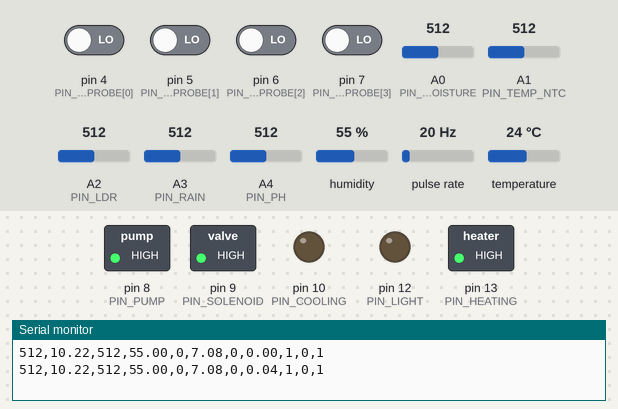
This sketch was run on a simulated Arduino Uno, built with avr-gcc and run on an emulated ATmega328P. Shown: switched loads named in the sketch (green lamp = pin HIGH), output pins drawn as LEDs (lit = HIGH), the last lines printed to the serial monitor. Wiring (inferred from the names in the program): pulse sensor: data pin 3. The inputs (shaded band) are chosen by the test bench; at power-on: pin 4 (PIN_WATER_PROBE[0]), pin 5 (PIN_WATER_PROBE[1]), pin 6 (PIN_WATER_PROBE[2]), pin 7 (PIN_WATER_PROBE[3]) LOW, humidity 55 %, A1 (PIN_TEMP_NTC) = 512, A2 (PIN_LDR) = 512, A0 (PIN_SOIL_MOISTURE) = 512, A3 (PIN_RAIN) = 512, A4 (PIN_PH) = 512, pulse rate 20 Hz, temperature 24 °C.

Above: at 1.2 s.
1.3 s: humidity set to 79 %
3.2 s: humidity set to 82 %
At 5.1 s:
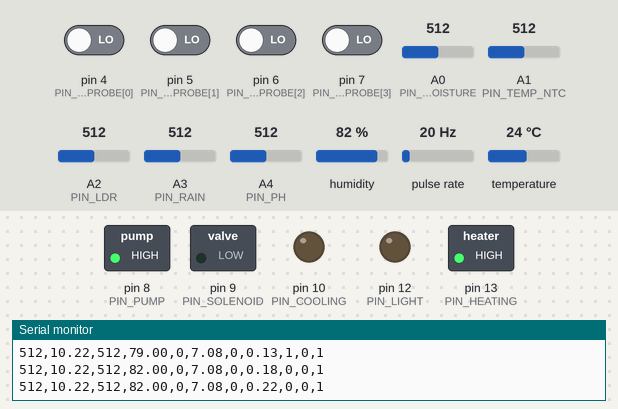
5.5 s: A1 (PIN_TEMP_NTC) set to 560
7.2 s: A1 (PIN_TEMP_NTC) set to 584
At 9.0 s:
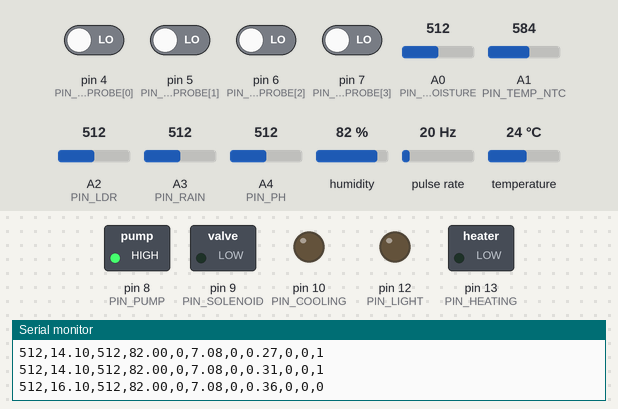
9.5 s: A2 (PIN_LDR) set to 310
11.2 s: A2 (PIN_LDR) set to 282
At 12.8 s:
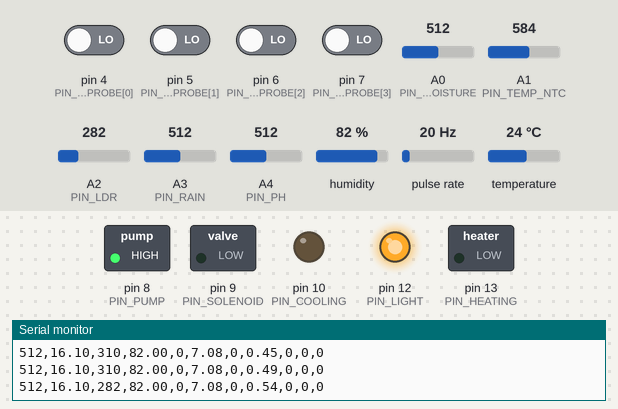
Timing chart, 0 to 14.3 s (numbered marks = the images above; inputs shaded):
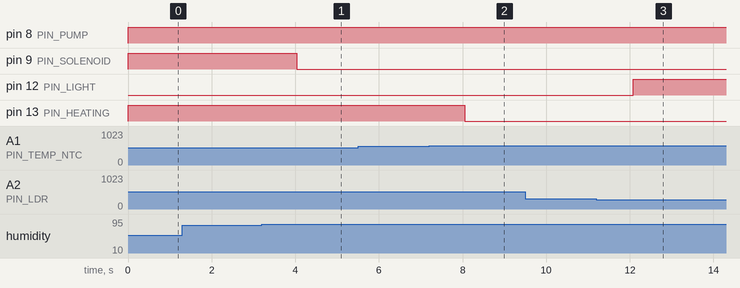

The sketch:

irrigation_controller.ino
```cpp
/*
  IoT Smart Irrigation System - Firmware
  ---------------------------------------
  Reads soil moisture, temperature, light, water level, humidity, rain,
  pH, and flow. Drives irrigation, cooling/heating, and lighting based
  on threshold logic. Sends readings over serial to a Raspberry Pi for
  logging and MQTT publishing.

  Hardware notes (see connection map):
  - LDR and NTC thermistor are read through voltage dividers (10k).
  - Flyback diodes are required across the solenoid and relay coils.
  - DHT22 needs a 10k pull-up on its data line.
  - Serial connection to Raspberry Pi goes over USB, not GPIO, to avoid
    the 5V/3.3V logic mismatch.
  - Heating and cooling use two separate relay channels (PIN_COOLING,
    PIN_HEATING), not one shared pin - the original design could not
    actually distinguish "too hot" from "too cold" on a single relay.
*/

#include <DHT.h>

// ---- Pin assignments ----
const int PIN_SOIL_MOISTURE = A0;
const int PIN_TEMP_NTC      = A1;
const int PIN_LDR           = A2;
const int PIN_RAIN          = A3;
const int PIN_PH            = A4;

const int PIN_DHT22         = 11;
const int PIN_FLOW          = 3;   // interrupt pin

const int PIN_WATER_PROBE[4] = {4, 5, 6, 7}; // empty -> full, 4 stages
const int PIN_PUMP           = 8;   // via motor driver
const int PIN_SOLENOID       = 9;   // via relay
const int PIN_COOLING        = 10;  // via relay (fan) - separate channel from heating
const int PIN_HEATING        = 13;  // via relay (heater) - separate channel from cooling
const int PIN_LIGHT          = 12;  // via relay

#define DHTTYPE DHT22
DHT dht(PIN_DHT22, DHTTYPE);

// ---- Thresholds (tune during testing) ----
const int SOIL_DRY_THRESHOLD   = 400;   // 0-1023, lower = wetter
const float TEMP_HIGH_C        = 30.0;
const float TEMP_LOW_C         = 15.0;
const int LIGHT_LOW_THRESHOLD  = 300;   // 0-1023, lower = darker
const int RAIN_DETECTED_VALUE  = 500;   // below this = rain present
const float HUMIDITY_HIGH_PCT  = 80.0;

// ---- Flow sensor pulse counting ----
volatile unsigned long flowPulses = 0;
void flowISR() { flowPulses++; }
const float FLOW_PULSES_PER_LITRE = 450.0; // datasheet-dependent, calibrate

unsigned long lastFlowCheck = 0;
float totalLitres = 0.0;

void setup() {
  Serial.begin(9600);
  dht.begin();

  for (int i = 0; i < 4; i++) pinMode(PIN_WATER_PROBE[i], INPUT);
  pinMode(PIN_PUMP, OUTPUT);
  pinMode(PIN_SOLENOID, OUTPUT);
  pinMode(PIN_COOLING, OUTPUT);
  pinMode(PIN_HEATING, OUTPUT);
  pinMode(PIN_LIGHT, OUTPUT);

  pinMode(PIN_FLOW, INPUT_PULLUP);
  attachInterrupt(digitalPinToInterrupt(PIN_FLOW), flowISR, FALLING);

  lastFlowCheck = millis();
}

void loop() {
  // ---- Read sensors ----
  int soilValue = analogRead(PIN_SOIL_MOISTURE);
  int tempRaw   = analogRead(PIN_TEMP_NTC);
  int lightRaw  = analogRead(PIN_LDR);
  int rainRaw   = analogRead(PIN_RAIN);
  int phRaw     = analogRead(PIN_PH);
  float humidity = dht.readHumidity();
  float tempC     = readTemperatureC(tempRaw);
  float phValue   = readPH(phRaw);

  bool rainDetected = rainRaw < RAIN_DETECTED_VALUE;
  int waterLevelStage = readWaterLevel();

  // ---- Irrigation logic ----
  // Rain overrides soil-moisture-triggered irrigation, even if soil reads dry.
  bool soilDry = soilValue > SOIL_DRY_THRESHOLD;
  bool humidityHigh = !isnan(humidity) && humidity > HUMIDITY_HIGH_PCT;

  bool shouldIrrigate = soilDry && !rainDetected && !humidityHigh;
  digitalWrite(PIN_SOLENOID, shouldIrrigate ? HIGH : LOW);

  // ---- Water tank pump logic ----
  // Stage 0 = empty, 3 = full (4-probe ladder from original 9-probe design,
  // simplified here; extend PIN_WATER_PROBE[] for finer resolution)
  digitalWrite(PIN_PUMP, waterLevelStage < 3 ? HIGH : LOW);

  // ---- Temperature logic ----
  // Two separate relay channels - only one is ever active at a time.
  // The original design shared one relay for both loads, which cannot
  // actually represent "too hot" and "too cold" as distinct states.
  bool tooHot  = tempC > TEMP_HIGH_C;
  bool tooCold = tempC < TEMP_LOW_C;

  digitalWrite(PIN_COOLING, tooHot ? HIGH : LOW);
  digitalWrite(PIN_HEATING, tooCold ? HIGH : LOW);

  // ---- Light logic ----
  digitalWrite(PIN_LIGHT, lightRaw < LIGHT_LOW_THRESHOLD ? HIGH : LOW);

  // ---- Flow tracking (once per second) ----
  if (millis() - lastFlowCheck >= 1000) {
    noInterrupts();
    unsigned long pulses = flowPulses;
    flowPulses = 0;
    interrupts();
    totalLitres += pulses / FLOW_PULSES_PER_LITRE;
    lastFlowCheck = millis();
  }

  // ---- Send readings to Raspberry Pi over serial (CSV line) ----
  Serial.print(soilValue);        Serial.print(",");
  Serial.print(tempC);            Serial.print(",");
  Serial.print(lightRaw);         Serial.print(",");
  Serial.print(humidity);         Serial.print(",");
  Serial.print(rainDetected);     Serial.print(",");
  Serial.print(phValue);          Serial.print(",");
  Serial.print(waterLevelStage);  Serial.print(",");
  Serial.print(totalLitres);      Serial.print(",");
  Serial.print(shouldIrrigate);   Serial.print(",");
  Serial.print(tooHot);           Serial.print(",");
  Serial.print(tooCold);
  Serial.println();

  delay(1000);
}

// Converts NTC voltage divider reading to Celsius using the beta-equation
// approximation. Matches the 5k NTC thermistor described in the original
// report (linear 10mV/°C formula does not apply to a resistive NTC device -
// that formula belongs to a different sensor type, like an LM35).
// BETA and NOMINAL_RESISTANCE come from the thermistor's datasheet -
// values below are typical for a 5k NTC and should be confirmed.
const float NOMINAL_RESISTANCE = 5000.0;  // resistance at 25C
const float NOMINAL_TEMP_C     = 25.0;
const float BETA               = 3950.0; // thermistor beta coefficient
const float SERIES_RESISTOR    = 10000.0; // fixed divider resistor

float readTemperatureC(int raw) {
  float resistance = SERIES_RESISTOR * (1023.0 / raw - 1.0);
  float steinhart = resistance / NOMINAL_RESISTANCE;
  steinhart = log(steinhart);
  steinhart /= BETA;
  steinhart += 1.0 / (NOMINAL_TEMP_C + 273.15);
  steinhart = 1.0 / steinhart;
  steinhart -= 273.15; // convert Kelvin to Celsius
  return steinhart;
}

// Converts pH probe voltage to a pH value.
// Requires calibration against pH 4 and pH 7 buffer solutions -
// slope/offset below are placeholders until calibrated.
float readPH(int raw) {
  float voltage = raw * (5.0 / 1023.0);
  float slope = -5.70;
  float offset = 21.34;
  return slope * voltage + offset;
}

// Reads the probe ladder and returns how many probes are submerged.
int readWaterLevel() {
  int stage = 0;
  for (int i = 0; i < 4; i++) {
    if (digitalRead(PIN_WATER_PROBE[i]) == HIGH) stage++;
  }
  return stage;
}
```

Measured:
- the behaviour switches between 80 and 81 % on humidity (found by bisection; images 0 and 1)
- the behaviour switches between 570 and 571 on A1 (PIN_TEMP_NTC) (found by bisection; images 1 and 2)
- the behaviour switches between 300 and 299 on A2 (PIN_LDR) (found by bisection; images 2 and 3)
- after the input at 3.2 s, pin 9 (PIN_SOLENOID): HIGH → LOW after 0.83 s
- after the input at 7.2 s, pin 13 (PIN_HEATING): HIGH → LOW after 0.85 s
- after the input at 11.2 s, pin 12 (PIN_LIGHT): LOW → HIGH after 0.88 s
